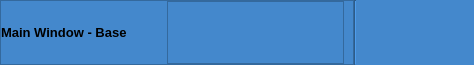
        <widget class="QFrame" name="top_frame">
         <property name="minimumSize">
          <size>
           <width>0</width>
           <height>65</height>
          </size>
         </property>
         <property name="maximumSize">
          <size>
           <width>16777215</width>
           <height>65</height>
          </size>
         </property>
         <property name="styleSheet">
          <string notr="true">background-color: rgb(27, 29, 35);</string>
         </property>
         <property name="frameShape">
          <enum>QFrame::NoFrame</enum>
         </property>
         <property name="frameShadow">
          <enum>QFrame::Raised</enum>
         </property>
         <layout class="QGridLayout" name="gridLayout_14">
          <property name="leftMargin">
           <number>0</number>
          </property>
          <property name="topMargin">
           <number>0</number>
          </property>
          <property name="rightMargin">
           <number>0</number>
          </property>
          <property name="bottomMargin">
           <number>0</number>
          </property>
          <property name="spacing">
           <number>0</number>
          </property>
          <item row="0" column="1">
           <widget class="QFrame" name="top_right_frame">
            <property name="styleSheet">
             <string notr="true">background-color: rgb(68, 136, 204);</string>
            </property>
            <property name="frameShape">
             <enum>QFrame::NoFrame</enum>
            </property>
            <property name="frameShadow">
             <enum>QFrame::Raised</enum>
            </property>
            <layout class="QGridLayout" name="gridLayout_16">
             <property name="leftMargin">
              <number>0</number>
             </property>
             <property name="topMargin">
              <number>0</number>
             </property>
             <property name="rightMargin">
              <number>0</number>
             </property>
             <property name="bottomMargin">
              <number>0</number>
             </property>
             <property name="spacing">
              <number>0</number>
             </property>
             <item row="0" column="0">
              <widget class="QFrame" name="frame_top_btns">
               <property name="styleSheet">
                <string notr="true"/>
               </property>
               <property name="frameShape">
                <enum>QFrame::NoFrame</enum>
               </property>
               <property name="frameShadow">
                <enum>QFrame::Raised</enum>
               </property>
               <layout class="QHBoxLayout" name="horizontalLayout_4">
                <property name="spacing">
                 <number>0</number>
                </property>
                <property name="leftMargin">
                 <number>0</number>
                </property>
                <property name="topMargin">
                 <number>0</number>
                </property>
                <property name="rightMargin">
                 <number>0</number>
                </property>
                <property name="bottomMargin">
                 <number>0</number>
                </property>
                <item>
                 <widget class="QFrame" name="frame_label_top_btns">
                  <property name="font">
                   <font>
                    <pointsize>8</pointsize>
                   </font>
                  </property>
                  <property name="styleSheet">
                   <string notr="true"/>
                  </property>
                  <property name="frameShape">
                   <enum>QFrame::StyledPanel</enum>
                  </property>
                  <property name="frameShadow">
                   <enum>QFrame::Raised</enum>
                  </property>
                  <layout class="QHBoxLayout" name="horizontalLayout_9">
                   <property name="spacing">
                    <number>0</number>
                   </property>
                   <property name="leftMargin">
                    <number>0</number>
                   </property>
                   <property name="topMargin">
                    <number>0</number>
                   </property>
                   <property name="bottomMargin">
                    <number>0</number>
                   </property>
                   <item>
                    <widget class="QLabel" name="label_title_bar_top">
                     <property name="font">
                      <font>
                       <family>Segoe UI</family>
                       <pointsize>10</pointsize>
                       <weight>75</weight>
                       <bold>true</bold>
                      </font>
                     </property>
                     <property name="styleSheet">
                      <string notr="true">background: transparent;
</string>
                     </property>
                     <property name="text">
                      <string>Main Window - Base</string>
                     </property>
                    </widget>
                   </item>
                   <item>
                    <spacer name="horizontalSpacer_10">
                     <property name="orientation">
                      <enum>Qt::Horizontal</enum>
                     </property>
                     <property name="sizeHint" stdset="0">
                      <size>
                       <width>40</width>
                       <height>20</height>
                      </size>
                     </property>
                    </spacer>
                   </item>
                   <item>
                    <widget class="QFrame" name="frame_42">
                     <property name="frameShape">
                      <enum>QFrame::StyledPanel</enum>
                     </property>
                     <property name="frameShadow">
                      <enum>QFrame::Raised</enum>
                     </property>
                     <layout class="QHBoxLayout" name="horizontalLayout_41">
                      <property name="spacing">
                       <number>5</number>
                      </property>
                      <property name="leftMargin">
                       <number>0</number>
                      </property>
                      <property name="topMargin">
                       <number>0</number>
                      </property>
                      <property name="rightMargin">
                       <number>0</number>
                      </property>
                      <property name="bottomMargin">
                       <number>0</number>
                      </property>
                      <item>
                       <widget class="QPushButton" name="pushButton_2">
                        <property name="cursor">
                         <cursorShape>PointingHandCursor</cursorShape>
                        </property>
                        <property name="toolTip">
                         <string>Clients</string>
                        </property>
                        <property name="text">
                         <string/>
                        </property>
                        <property name="icon">
                         <iconset resource="files.qrc">
                          <normaloff>:/custom/icons/custom/baseline_people_white_24dp.png</normaloff>:/custom/icons/custom/baseline_people_white_24dp.png</iconset>
                        </property>
                        <property name="iconSize">
                         <size>
                          <width>50</width>
                          <height>50</height>
                         </size>
                        </property>
                        <property name="flat">
                         <bool>true</bool>
                        </property>
                       </widget>
                      </item>
                      <item>
                       <widget class="QPushButton" name="pushButton_4">
                        <property name="minimumSize">
                         <size>
                          <width>0</width>
                          <height>20</height>
                         </size>
                        </property>
                        <property name="cursor">
                         <cursorShape>PointingHandCursor</cursorShape>
                        </property>
                        <property name="toolTip">
                         <string>My Task</string>
                        </property>
                        <property name="icon">
                         <iconset resource="files.qrc">
                          <normaloff>:/custom/icons/custom/baseline_task_alt_white_24dp.png</normaloff>:/custom/icons/custom/baseline_task_alt_white_24dp.png</iconset>
                        </property>
                        <property name="iconSize">
                         <size>
                          <width>50</width>
                          <height>50</height>
                         </size>
                        </property>
                        <property name="flat">
                         <bool>true</bool>
                        </property>
                       </widget>
                      </item>
                      <item>
                       <widget class="QPushButton" name="refresh_btn">
                        <property name="cursor">
                         <cursorShape>PointingHandCursor</cursorShape>
                        </property>
                        <property name="toolTip">
                         <string>Refresh</string>
                        </property>
                        <property name="text">
                         <string/>
                        </property>
                        <property name="icon">
                         <iconset resource="files.qrc">
                          <normaloff>:/custom/icons/custom/baseline_autorenew_white_24dp.png</normaloff>:/custom/icons/custom/baseline_autorenew_white_24dp.png</iconset>
                        </property>
                        <property name="iconSize">
                         <size>
                          <width>50</width>
                          <height>50</height>
                         </size>
                        </property>
                        <property name="flat">
                         <bool>true</bool>
                        </property>
                       </widget>
                      </item>
                      <item>
                       <widget class="QPushButton" name="pushButton_3">
                        <property name="minimumSize">
                         <size>
                          <width>0</width>
                          <height>20</height>
                         </size>
                        </property>
                        <property name="cursor">
                         <cursorShape>PointingHandCursor</cursorShape>
                        </property>
                        <property name="toolTip">
                         <string>Log Out</string>
                        </property>
                        <property name="icon">
                         <iconset resource="files.qrc">
                          <normaloff>:/custom/icons/custom/baseline_logout_white_24dp.png</normaloff>:/custom/icons/custom/baseline_logout_white_24dp.png</iconset>
                        </property>
                        <property name="iconSize">
                         <size>
                          <width>50</width>
                          <height>50</height>
                         </size>
                        </property>
                        <property name="flat">
                         <bool>true</bool>
                        </property>
                       </widget>
                      </item>
                     </layout>
                    </widget>
                   </item>
                  </layout>
                 </widget>
                </item>
                <item>
                 <widget class="QFrame" name="frame_btns_right">
                  <property name="sizePolicy">
                   <sizepolicy hsizetype="Expanding" vsizetype="Preferred">
                    <horstretch>0</horstretch>
                    <verstretch>0</verstretch>
                   </sizepolicy>
                  </property>
                  <property name="maximumSize">
                   <size>
                    <width>120</width>
                    <height>16777215</height>
                   </size>
                  </property>
                  <property name="frameShape">
                   <enum>QFrame::NoFrame</enum>
                  </property>
                  <property name="frameShadow">
                   <enum>QFrame::Raised</enum>
                  </property>
                  <layout class="QHBoxLayout" name="horizontalLayout_5">
                   <property name="spacing">
                    <number>0</number>
                   </property>
                   <property name="leftMargin">
                    <number>0</number>
                   </property>
                   <property name="topMargin">
                    <number>0</number>
                   </property>
                   <property name="rightMargin">
                    <number>0</number>
                   </property>
                   <property name="bottomMargin">
                    <number>0</number>
                   </property>
                   <item>
                    <widget class="Line" name="line_15">
                     <property name="orientation">
                      <enum>Qt::Vertical</enum>
                     </property>
                    </widget>
                   </item>
                   <item>
                    <widget class="QPushButton" name="btn_minimize">
                     <property name="sizePolicy">
                      <sizepolicy hsizetype="Minimum" vsizetype="Expanding">
                       <horstretch>0</horstretch>
                       <verstretch>0</verstretch>
                      </sizepolicy>
                     </property>
                     <property name="minimumSize">
                      <size>
                       <width>40</width>
                       <height>0</height>
                      </size>
                     </property>
                     <property name="maximumSize">
                      <size>
                       <width>40</width>
                       <height>16777215</height>
                      </size>
                     </property>
                     <property name="toolTip">
                      <string>Minimize</string>
                     </property>
                     <property name="styleSheet">
                      <string notr="true">QPushButton {	
	border: none;
	background-color: transparent;
}
QPushButton:hover {
	background-color: rgb(52, 59, 72);
}
QPushButton:pressed {	
	background-color: rgb(85, 170, 255);
}</string>
                     </property>
                     <property name="text">
                      <string/>
                     </property>
                     <property name="icon">
                      <iconset resource="files.qrc">
                       <normaloff>:/16x16/icons/16x16/cil-window-minimize.png</normaloff>:/16x16/icons/16x16/cil-window-minimize.png</iconset>
                     </property>
                    </widget>
                   </item>
                   <item>
                    <widget class="QPushButton" name="btn_maximize_restore">
                     <property name="sizePolicy">
                      <sizepolicy hsizetype="Minimum" vsizetype="Expanding">
                       <horstretch>0</horstretch>
                       <verstretch>0</verstretch>
                      </sizepolicy>
                     </property>
                     <property name="minimumSize">
                      <size>
                       <width>40</width>
                       <height>0</height>
                      </size>
                     </property>
                     <property name="maximumSize">
                      <size>
                       <width>40</width>
                       <height>16777215</height>
                      </size>
                     </property>
                     <property name="toolTip">
                      <string>Maximize</string>
                     </property>
                     <property name="styleSheet">
                      <string notr="true">QPushButton {	
	border: none;
	background-color: transparent;
}
QPushButton:hover {
	background-color: rgb(52, 59, 72);
}
QPushButton:pressed {	
	background-color: rgb(85, 170, 255);
}</string>
                     </property>
                     <property name="text">
                      <string/>
                     </property>
                     <property name="icon">
                      <iconset resource="files.qrc">
                       <normaloff>:/16x16/icons/16x16/cil-window-maximize.png</normaloff>:/16x16/icons/16x16/cil-window-maximize.png</iconset>
                     </property>
                    </widget>
                   </item>
                   <item>
                    <widget class="QPushButton" name="btn_close">
                     <property name="sizePolicy">
                      <sizepolicy hsizetype="Minimum" vsizetype="Expanding">
                       <horstretch>0</horstretch>
                       <verstretch>0</verstretch>
                      </sizepolicy>
                     </property>
                     <property name="minimumSize">
                      <size>
                       <width>40</width>
                       <height>0</height>
                      </size>
                     </property>
                     <property name="maximumSize">
                      <size>
                       <width>40</width>
                       <height>16777215</height>
                      </size>
                     </property>
                     <property name="toolTip">
                      <string>Close</string>
                     </property>
                     <property name="styleSheet">
                      <string notr="true">QPushButton {	
	border: none;
	background-color: transparent;
}
QPushButton:hover {
	background-color: rgb(255, 10, 46);
}
QPushButton:pressed {	
	background-color: rgb(255, 10, 46);
}</string>
                     </property>
                     <property name="text">
                      <string/>
                     </property>
                     <property name="icon">
                      <iconset resource="files.qrc">
                       <normaloff>:/16x16/icons/16x16/cil-x.png</normaloff>:/16x16/icons/16x16/cil-x.png</iconset>
                     </property>
                    </widget>
                   </item>
                  </layout>
                 </widget>
                </item>
               </layout>
              </widget>
             </item>
            </layout>
           </widget>
          </item>
          <item row="0" column="0">
           <widget class="QFrame" name="toggle_frame">
            <property name="maximumSize">
             <size>
              <width>70</width>
              <height>16777215</height>
             </size>
            </property>
            <property name="styleSheet">
             <string notr="true"/>
            </property>
            <property name="frameShape">
             <enum>QFrame::NoFrame</enum>
            </property>
            <property name="frameShadow">
             <enum>QFrame::Raised</enum>
            </property>
            <layout class="QGridLayout" name="gridLayout_15">
             <property name="leftMargin">
              <number>0</number>
             </property>
             <property name="topMargin">
              <number>0</number>
             </property>
             <property name="rightMargin">
              <number>0</number>
             </property>
             <property name="bottomMargin">
              <number>0</number>
             </property>
            </layout>
           </widget>
          </item>
         </layout>
        </widget>
